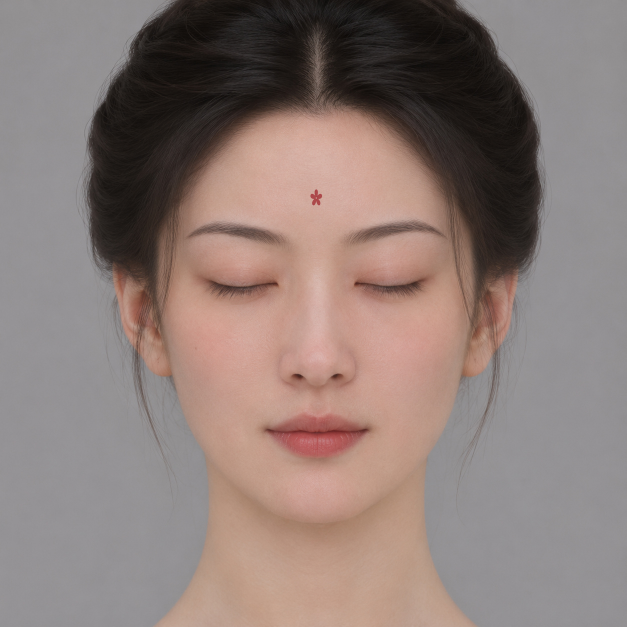
#> input picture native/Art/Wayfarer/begonia-face.jpg, 1254 x 1254 px, given in place of plum-face.jpg, which was not available (shown at 1/2 size)
$ python jade_hair.py
#> lines starting #> are read from the running program, lines starting #| are printed output that depends on the picture; after the words box and inside, x2 and y2 are one past the last pixel; in counts of white or black regions, pixels touching at a corner belong together
"""Bake willow hair cards, the fitted eyelids and chestnut irises for the heroine."""

from math import pi, sin
from pathlib import Path
from random import Random

import numpy as np
from PIL import Image, ImageDraw

DEST = Path(__file__).resolve().parents[1] / "native/Art/Wayfarer/willow-locks.png"


def bake():
    rng = Random(1629)
    # Supersample fine strands so the MSAA-independent opacity mask has soft mips.
    canvas = Image.new("RGBA", (2048, 2048), (36, 29, 26, 0))
    draw = ImageDraw.Draw(canvas)
    for group in range(4):
        for i in range(560):
            root = rng.uniform(-1, 1)
            end = rng.uniform(0.65, 0.985) - abs(root) ** 2 * 0.11
            phase = rng.uniform(-0.55, 0.55)
            stray = rng.random() < 0.12
            thickness = rng.uniform(0.9, 2.8)
            tone = rng.uniform(0, 0.8) + 0.15 * sin(19 * root)
            rgb = (int(29 + 40 * tone), int(24 + 33 * tone), int(23 + 27 * tone), 255)
            left, right = [], []
            for j in range(72):
                t = end * j / 71
                spread = (0.83 + 0.12 * sin(t * pi)) * (
                    1 - (0.59 if stray else 0.89) * t**1.65
                )
                x = group * 512 + 256 + 244 * root * spread
                x += (
                    19 * sin(6 * t + group) * t + 21 * sin(9 * t + 4 * root + phase) * t
                )
                radius = thickness * (1 - 0.87 * (j / 71) ** 2)
                left.append((x - radius, 2047 * t))
                right.append((x + radius, 2047 * t))
            draw.polygon(left + right[::-1], fill=rgb)
    canvas.resize((1024, 1024), Image.Resampling.LANCZOS).save(DEST)
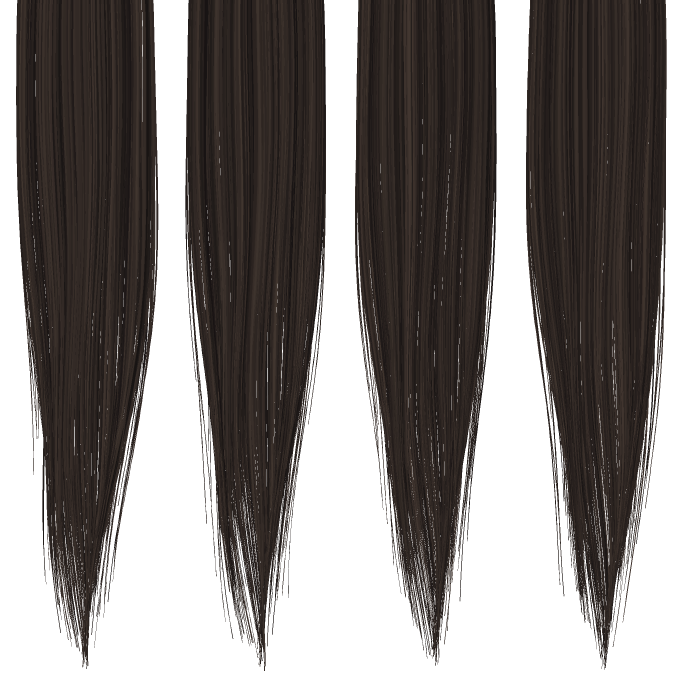
#> canvas: PIL image 2048x2048 RGBA (shown at 1/3 size); mean R, G, B, A 41, 33.5, 30.3, 148.3; transparent parts drawn white


def complexion_and_eyes():
    # Reduce the illumination baked below the nose and around the eyes so
    # their shape can respond to the moving light in the game.
    face = Image.open(DEST.with_name("plum-face.jpg")).convert("RGB")
#> face is the input picture: PIL image 1254x1254 RGB; mean R, G, B 140.2, 123.9, 119
    pixels = np.asarray(face).astype(np.float32) / 255
    y, x = np.mgrid[0 : face.height, 0 : face.width]
    x, y = x / face.width, y / face.height

    def oval(cx, cy, rx, ry):
        return np.exp(-(((x - cx) / rx) ** 2) - ((y - cy) / ry) ** 2)

    shadow = 0.35 * oval(0.508, 0.643, 0.071, 0.026)
    for cx in (0.374, 0.639):
        shadow += 0.18 * oval(cx, 0.500, 0.073, 0.032)
    target = np.array([0.82, 0.64, 0.53])
    pixels += np.maximum(0, target - pixels) * shadow[:, :, None]
    # Keep the photographed iris off the eyelids. The original projection
    # painted a second pupil on the lower lid in a three-quarter view.
    for cx in (0.379, 0.634):
        dx = (x - cx) / 0.058
        span = np.sqrt(np.maximum(0.0, 1 - dx**2))
        centre = 0.456 + (0.004 if cx < 0.5 else -0.004) * dx
        upper = y < centre
        radius = np.where(upper, 0.027, 0.031)
        mask = np.clip((span * radius + 0.002 - abs(y - centre)) / 0.004, 0, 1)
        mask *= np.clip((1 - abs(dx)) * 12, 0, 1)
        # Preserve a little of the neighbouring skin grain in the fold.
        sample_y = np.clip(
            np.where(
                upper, centre - 0.030 * span - 0.006, centre + 0.031 * span + 0.004
            )
            * face.height
            + (y - centre) * 0.24 * face.height,
            0,
            face.height - 1,
        ).astype(int)
        lid = pixels[sample_y, np.arange(face.width)[None, :]]
        pixels += (lid - pixels) * mask[:, :, None]
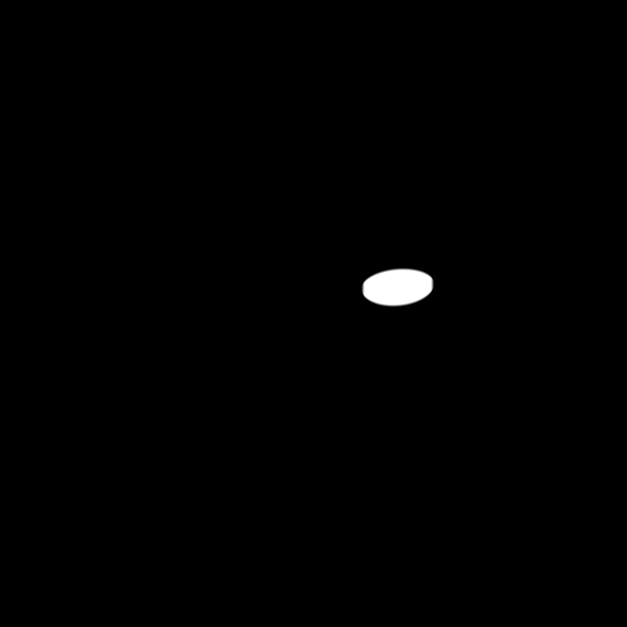
#> mask: shape (1254, 1254) float64 (shown at 1/2 size); min 0, max 1, mean 0.00522
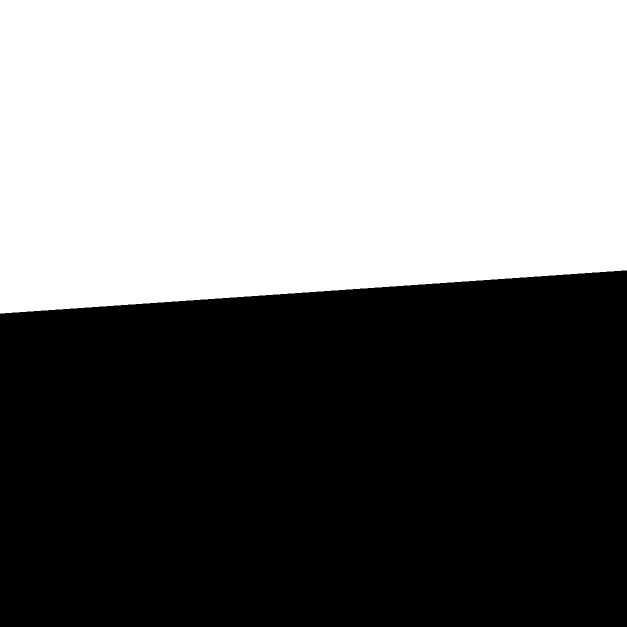
#> upper: shape (1254, 1254) bool (shown at 1/2 size); 46.6% white; 1 white region, box (x1, y1, x2, y2) and area: (0, 0, 1254, 627) 732250
    # Follow the upper rim of the open mesh. A tapered brown lash line gives
    # the moving eyelid its edge in both neutral light and deep shadow.
    head_x = abs((x - 0.508) / 0.416)
    along = np.clip((head_x - 0.179) / 0.275, 0, 1)
    arc = np.maximum(0, np.sin(np.pi * along))
    lid_y = 7.265 + 0.030 * along + 0.054 * arc**0.78
    rim = 0.454 - (lid_y - 7.284) * np.where(lid_y < 7.284, 0.435, 0.342)
    liner = np.exp(-(((y - rim + 0.0008) / 0.0034) ** 2))
    pixels *= 1 - (0.56 * arc**0.5 * liner)[:, :, None]
    Image.fromarray(np.rint(pixels * 255).astype("uint8")).save(
        DEST.with_name("jade-face.jpg"), quality=97, subsampling=0
    )

    # A forward-facing iris map lives on each globe. Fit pigment from the
    # unobscured lower half of the original eye, mirroring around its centre.
    source = np.asarray(face).astype(np.float32)
    iy, ix = np.mgrid[0:512, 0:512]
    nx, ny = (ix - 255.5) / 77, (iy - 255.5) / 77
    radius = np.hypot(nx, ny)
    sx = np.rint((0.379 + nx * 0.023) * face.width).astype(int).clip(0, face.width - 1)
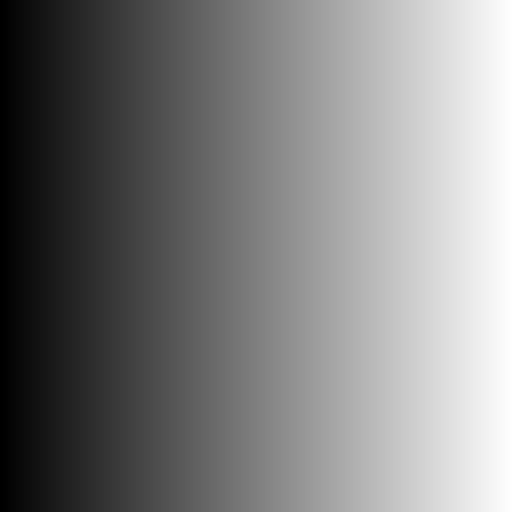
#> sx: shape (512, 512) int64; min 380, max 571, mean 475.3; drawn with min black and max white
    sy = (
        np.rint((0.451 + abs(ny) * 0.022) * face.height)
        .astype(int)
        .clip(0, face.height - 1)
    )
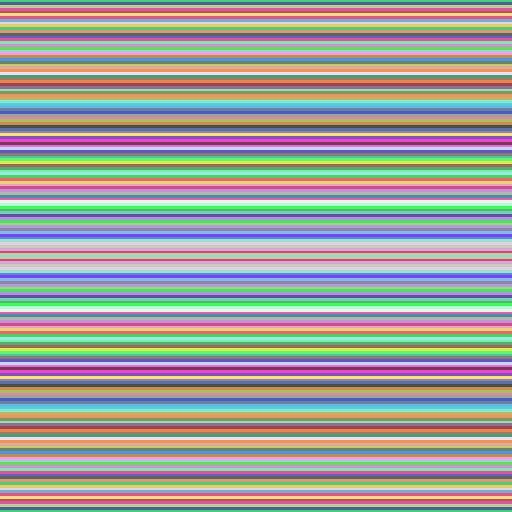
#> sy: shape (512, 512) int64; 92 distinct labels, from 566 to 657; one colour per label, 0 black
    pigment = source[sy, sx]
    pupil = np.clip((0.38 - radius) / 0.065, 0, 1)[..., None]
    pigment = (1 - pupil) * pigment + pupil * np.array([18, 13, 13])
    limbus = np.clip((radius - 0.82) / 0.15, 0, 1)[..., None]
    pigment = (1 - limbus) * pigment + limbus * np.array([59, 44, 40])
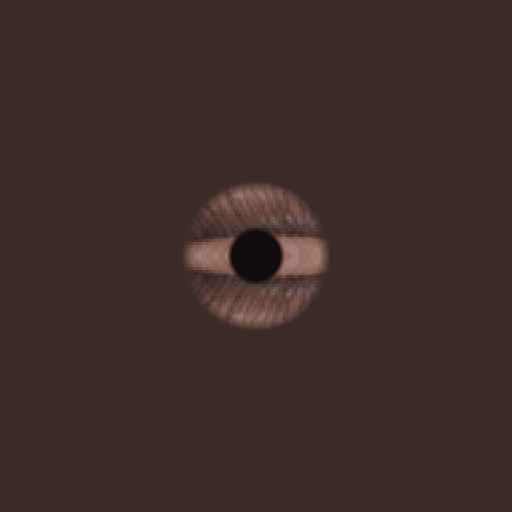
#> pigment: shape (512, 512, 3) float64; mean R, G, B 61.1, 45.4, 41.3
    edge = np.clip((1.02 - radius) / 0.065, 0, 1)[..., None]
    sclera = np.array([196, 179, 168]) - 11 * np.minimum(abs(nx[..., None]) / 3, 1)
    # The top lid casts a soft contact shadow on the globe.
    shade = 1 - 0.18 * np.clip((-ny + 0.10) / 0.62, 0, 1)
    eye = (pigment * edge + sclera * (1 - edge)) * shade[..., None]
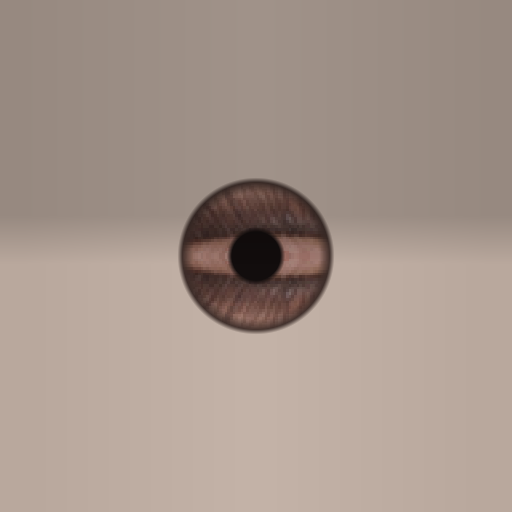
#> eye: shape (512, 512, 3) float64; mean R, G, B 167.1, 151.1, 141.3
    Image.fromarray(np.uint8(eye)).save(DEST.with_name("chestnut-eye.jpg"), quality=97)


if __name__ == "__main__":
    bake()
    complexion_and_eyes()
